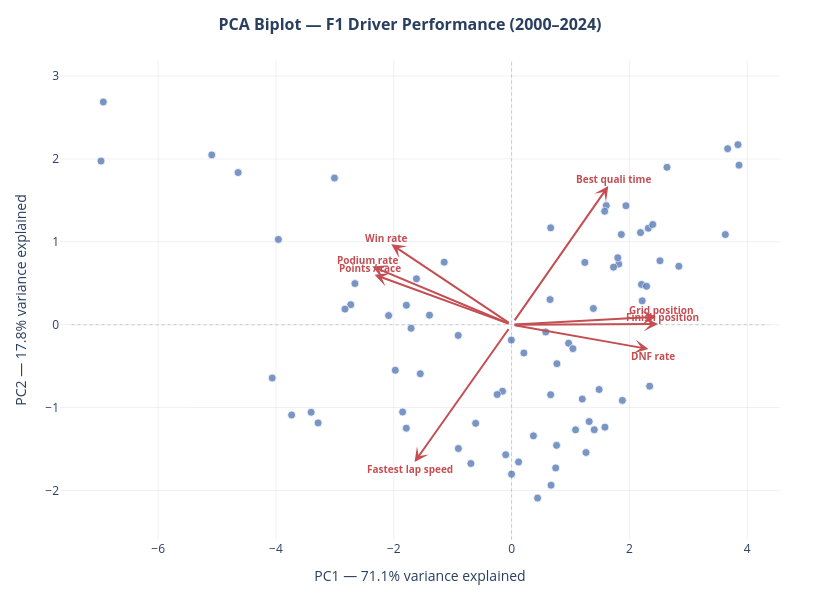

The notebook cell saved with this chart:
### Markdown cell above
Reading **Table 8** column-by-column gives each retained PC a clear meaning, and these meanings will carry through to the cluster interpretation later.

- **PC1 (71% variance)** — the **career performance axis**. All four positive loadings are on poor-performance variables (`avg_finish_position`, `avg_grid_position`, `dnf_rate`, `avg_best_quali_time`); all four negative loadings are on good-performance variables (`avg_points_per_race`, `win_rate`, `podium_rate`, `avg_fastest_lap_speed`). High PC1 = a slow, unreliable driver in slow machinery; low PC1 = a fast, reliable driver in fast machinery. This single axis captures over two-thirds of all variance in the dataset, which is consistent with our pretheoretical expectation that "good" and "bad" F1 careers separate cleanly.

- **PC2 (18% variance)** — the **pace-and-era axis**. Strongly negative on `avg_fastest_lap_speed`, strongly positive on `avg_best_quali_time`, and modestly positive on the rate features. This component separates drivers whose machinery achieved high outright lap speeds (typically the post-2014 hybrid era) from those whose machinery was slower in absolute terms but who could still produce respectable race-day finishing positions. It is essentially an era-and-equipment axis orthogonal to driver ability.

- **PC3 (5% variance)** — the **boom-or-bust axis**. Strongly positive on `win_rate` and `dnf_rate` together, weakly on `podium_rate`. A high PC3 score indicates a driver with above-average win rate **and** above-average DNF rate — the profile of a star in fragile machinery (Häkkinen at McLaren in 2001, M. Schumacher at Ferrari in 2005, Hamilton at McLaren in 2007). PC3 is a small but interpretively rich axis that helps the clustering separate the champion archetype.

To make the interpretation concrete, **Figure 5** shows the biplot of PC1 versus PC2 with all 77 drivers and the eight feature loading arrows overlaid.

### Code cell
# Figure 5 — PCA biplot of PC1 vs PC2
fig = plot_biplot(results['X_pca'], results['pca'], results['meta'])
fig.show()

### Figure 1 — Plotly figure (JSON) as saved in the notebook; plotly's stock layout.template omitted (floating-point values rounded to 4 significant figures; data arrays with more than 128 entries replaced by an {"elided": "..."} marker saying what was removed)
{"data": [{"customdata": {"elided": "77x5 mixed values"}, "hovertemplate": "<b>%{customdata[0]}</b><br>Nationality: %{customdata[1]}<br>Career races: %{customdata[2]}<br>PC1: %{customdata[3]}  |  PC2: %{customdata[4]}<extra></extra>", "marker": {"color": "#4C72B0", "line": {"color": "white", "width": 0.8}, "opacity": 0.75, "size": 8}, "mode": "markers", "name": "Drivers", "type": "scatter", "x": [-6.931, -0.1546, -3.007, -2.66, 1.243, 0.9679, -2.731, -0.9061, 2.32, 1.086, -1.615, -1.55, 0.2084, 1.82, -1.786, -1.144, -4.643, -0.2446, -2.088, -1.85, 2.217, 0.7692, 2.344, -5.09, -3.285, 0.7484, 1.881, -0.0006043, 2.206, 3.628, 0.4412, 0.3709, 1.585, 1.486, 1.041, -3.959, 1.389, 1.73, 1.803, 0.6529, 1.607, -0.004185, 1.863, 2.638, 1.942, 0.6632, -1.706, -1.394, 1.58, 3.86, 3.843, 2.396, -2.829, 3.667, 0.6631, 0.5793, 2.519, -6.97, 2.188, -1.974, 2.291, 2.839, 1.2, -0.6104, -0.09986, 0.6698, -0.9031, -4.064, -3.403, -1.787, -0.6916, 1.404, 0.1188, 1.317, 0.7638, -3.734, 1.264], "y": [2.688, -0.8027, 1.77, 0.4966, 0.7514, -0.2232, 0.2421, -0.129, 1.163, -1.269, 0.5543, -0.5915, -0.3413, 0.7318, 0.2348, 0.7548, 1.836, -0.8424, 0.1106, -1.053, 0.2882, -0.4705, -0.7414, 2.049, -1.185, -1.728, -0.9135, -1.803, 0.4858, 1.088, -2.092, -1.341, -1.236, -0.7819, -0.2886, 1.029, 0.1959, 0.6941, 0.8079, 0.3036, 1.437, -0.186, 1.089, 1.899, 1.436, 1.169, -0.04263, 0.115, 1.369, 1.925, 2.173, 1.209, 0.1881, 2.124, -0.8446, -0.08789, 0.7712, 1.974, 1.112, -0.55, 0.4636, 0.7053, -0.8972, -1.19, -1.569, -1.936, -1.494, -0.6429, -1.057, -1.249, -1.675, -1.267, -1.657, -1.169, -1.456, -1.09, -1.542]}], "layout": {"annotations": [{"arrowcolor": "#C44E52", "arrowhead": 3, "arrowsize": 1.2, "arrowwidth": 2, "ax": 0, "axref": "x", "ay": 0, "ayref": "y", "showarrow": true, "x": 2.487, "xref": "x", "y": 0.008104, "yref": "y"}, {"font": {"color": "#C44E52", "size": 10}, "showarrow": false, "text": "<b>Finish position</b>", "x": 2.567, "xanchor": "center", "xref": "x", "y": 0.0881, "yref": "y"}, {"arrowcolor": "#C44E52", "arrowhead": 3, "arrowsize": 1.2, "arrowwidth": 2, "ax": 0, "axref": "x", "ay": 0, "ayref": "y", "showarrow": true, "x": 2.454, "xref": "x", "y": 0.09447, "yref": "y"}, {"font": {"color": "#C44E52", "size": 10}, "showarrow": false, "text": "<b>Grid position</b>", "x": 2.534, "xanchor": "center", "xref": "x", "y": 0.1745, "yref": "y"}, {"arrowcolor": "#C44E52", "arrowhead": 3, "arrowsize": 1.2, "arrowwidth": 2, "ax": 0, "axref": "x", "ay": 0, "ayref": "y", "showarrow": true, "x": -2.327, "xref": "x", "y": 0.6031, "yref": "y"}, {"font": {"color": "#C44E52", "size": 10}, "showarrow": false, "text": "<b>Points / race</b>", "x": -2.407, "xanchor": "center", "xref": "x", "y": 0.6831, "yref": "y"}, {"arrowcolor": "#C44E52", "arrowhead": 3, "arrowsize": 1.2, "arrowwidth": 2, "ax": 0, "axref": "x", "ay": 0, "ayref": "y", "showarrow": true, "x": -2.042, "xref": "x", "y": 0.9697, "yref": "y"}, {"font": {"color": "#C44E52", "size": 10}, "showarrow": false, "text": "<b>Win rate</b>", "x": -2.122, "xanchor": "center", "xref": "x", "y": 1.05, "yref": "y"}, {"arrowcolor": "#C44E52", "arrowhead": 3, "arrowsize": 1.2, "arrowwidth": 2, "ax": 0, "axref": "x", "ay": 0, "ayref": "y", "showarrow": true, "x": -2.366, "xref": "x", "y": 0.703, "yref": "y"}, {"font": {"color": "#C44E52", "size": 10}, "showarrow": false, "text": "<b>Podium rate</b>", "x": -2.446, "xanchor": "center", "xref": "x", "y": 0.783, "yref": "y"}, {"arrowcolor": "#C44E52", "arrowhead": 3, "arrowsize": 1.2, "arrowwidth": 2, "ax": 0, "axref": "x", "ay": 0, "ayref": "y", "showarrow": true, "x": 2.324, "xref": "x", "y": -0.2934, "yref": "y"}, {"font": {"color": "#C44E52", "size": 10}, "showarrow": false, "text": "<b>DNF rate</b>", "x": 2.404, "xanchor": "center", "xref": "x", "y": -0.3734, "yref": "y"}, {"arrowcolor": "#C44E52", "arrowhead": 3, "arrowsize": 1.2, "arrowwidth": 2, "ax": 0, "axref": "x", "ay": 0, "ayref": "y", "showarrow": true, "x": -1.647, "xref": "x", "y": -1.658, "yref": "y"}, {"font": {"color": "#C44E52", "size": 10}, "showarrow": false, "text": "<b>Fastest lap speed</b>", "x": -1.727, "xanchor": "center", "xref": "x", "y": -1.738, "yref": "y"}, {"arrowcolor": "#C44E52", "arrowhead": 3, "arrowsize": 1.2, "arrowwidth": 2, "ax": 0, "axref": "x", "ay": 0, "ayref": "y", "showarrow": true, "x": 1.642, "xref": "x", "y": 1.673, "yref": "y"}, {"font": {"color": "#C44E52", "size": 10}, "showarrow": false, "text": "<b>Best quali time</b>", "x": 1.722, "xanchor": "center", "xref": "x", "y": 1.753, "yref": "y"}], "height": 600, "hoverlabel": {"bgcolor": "white", "font": {"size": 12}}, "margin": {"b": 60, "l": 60, "r": 40, "t": 60}, "paper_bgcolor": "white", "plot_bgcolor": "white", "shapes": [{"line": {"color": "rgba(100,100,100,0.3)", "dash": "dot", "width": 1}, "type": "line", "x0": -7.47, "x1": 4.36, "y0": 0, "y1": 0}, {"line": {"color": "rgba(100,100,100,0.3)", "dash": "dot", "width": 1}, "type": "line", "x0": 0, "x1": 0, "y0": -2.592, "y1": 3.188}], "showlegend": false, "title": {"font": {"size": 16}, "text": "<b>PCA Biplot — F1 Driver Performance (2000–2024)</b>", "x": 0.5, "xanchor": "center"}, "width": 820, "xaxis": {"gridcolor": "rgba(0,0,0,0.06)", "showgrid": true, "title": {"text": "PC1 — 71.1% variance explained"}, "zeroline": false}, "yaxis": {"gridcolor": "rgba(0,0,0,0.06)", "showgrid": true, "title": {"text": "PC2 — 17.8% variance explained"}, "zeroline": false}}}
